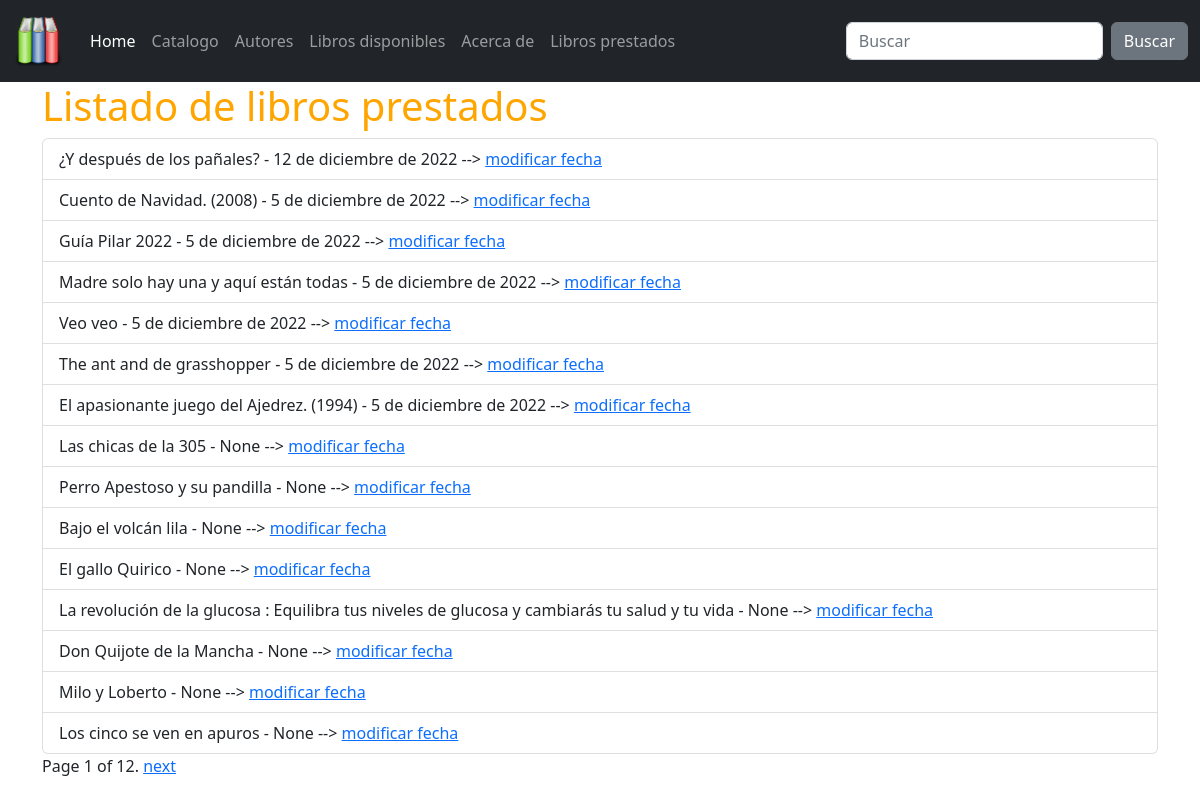
/catalogo/libros-prestados/, run on an earlier commit of the app's database.
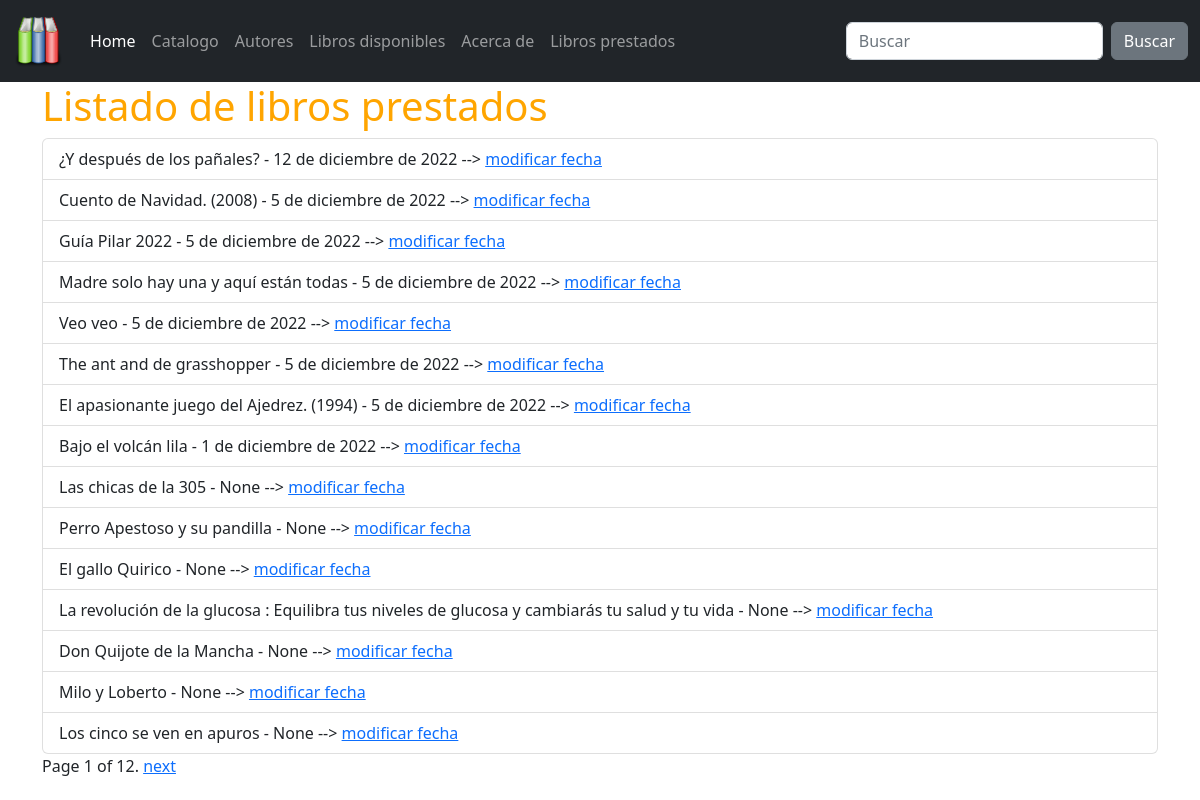
And on a later commit of the database.
### catalog/models.py (models this page shows, shortened)
class BookInstance(models.Model):
    id = models.UUIDField(primary_key=True, default=uuid.uuid4, help_text="ID único para este libro particular en toda la biblioteca")
    book = models.ForeignKey('Book', on_delete=models.SET_NULL, null=True)
    imprint = models.CharField(max_length=200)
    due_back = models.DateField(null=True, blank=True)
    LOAN_STATUS = (
        ('m', 'Maintenance'),
        ('o', 'On loan'),
        ('a', 'Available'),
        ('r', 'Reserved'),
    )
    status = models.CharField(
        max_length=1,
        choices=LOAN_STATUS,
        blank=True,
        default='m',
        help_text='Disponibilidad del libro'
    )
    class Meta:
        ordering = ["due_back"]

class Book(models.Model):
    title = models.CharField(max_length=200)
    author = models.ForeignKey('Author',
        on_delete=models.SET_NULL, # que pasa si borramos el autor?
        null=True)  # puede ser nulo?
    summary = models.TextField(
        max_length=1000,
        help_text='Enter a brief description of the book',
        blank=True)
    isbn = models.CharField(
        'ISBN',
        max_length=13,
        help_text='13 Character <a href="https://www.isbn-international.org/content/what-isbn">ISBN number</a>')
    genre = models.ManyToManyField('Genre',
        help_text='Select a genre for this book')
    language = models.ForeignKey('Language', on_delete=models.SET_NULL, null=True)

### catalog/views.py (the view)
# urls.py: path('libros-prestados/', LoanedBooksByUserListView.as_view(), name='libros-prestados'),
class LoanedBooksByUserListView(ListView):
    model = BookInstance
    template_name = 'catalog/book_borrowed.html'
    paginate_by = 15
    def get_queryset(self):
        return BookInstance.objects.filter(status__exact='o').order_by('-due_back')

### catalog/templates/catalog/book_borrowed.html (shortened to what this page needs)
{% extends 'base.html' %}
{% block content %}
<h1>Listado de libros prestados</h1>
<ul class="list-group">
    {% for libro in bookinstance_list %}
    <li class="list-group-item">{{ libro.book.title }} - {{ libro.due_back }} -->
        <a href="{% url 'renovar-fecha' libro.id %}">modificar fecha</a>
    </li>
    {% endfor %}
</ul>
{% if is_paginated %}
<div class="pagination">
    <span class="page-links">
        <span class="page-current">
            Page {{ page_obj.number }} of {{ page_obj.paginator.num_pages }}.
        </span>
        {% if page_obj.has_next %}
        <a href="{{ request.path }}?page={{ page_obj.next_page_number }}">next</a>
        {% endif %}
    </span>
</div>
{% endif %} {% endblock %}

What changed in the data, as far as the page shows it:
changed BookInstance "Bajo el volcán lila": due_back "None" → "1 de diciembre de 2022"; moves up the list
